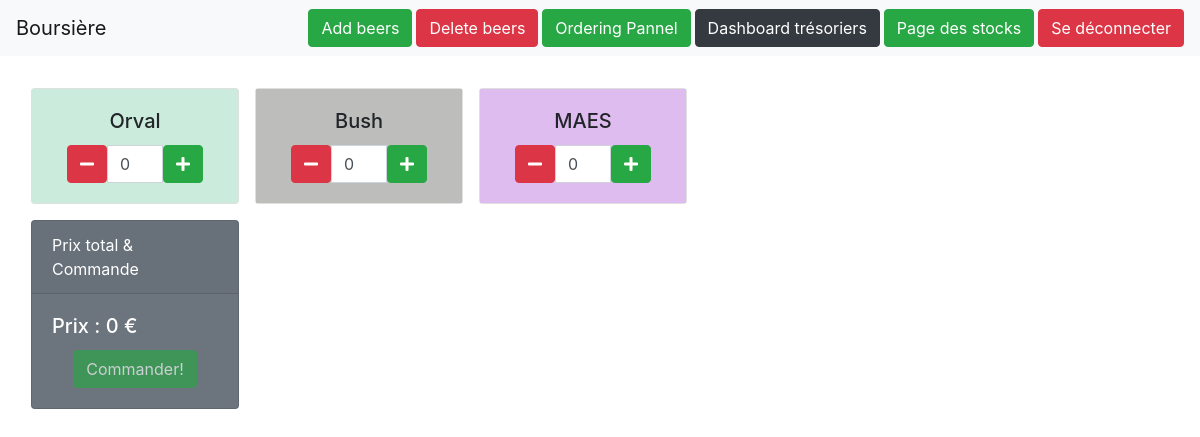
The app's page /beer_ordering/ (signed in) with its own data.
### Beer/models.py (models this page shows, shortened)
class Beer(models.Model):
    beer_name = models.CharField(max_length=100)
    price = models.FloatField(null=False)
    buy_price = models.FloatField(null=False)
    stock = models.IntegerField(null=False)
    coef_up = models.FloatField(null=False)
    coef_down = models.FloatField(null=False)
    coef_max = models.FloatField(null=False)
    q_qarder = models.IntegerField(null=False, default=0)
    q_current_qarder = models.IntegerField(null=False, default=0)
    alcohol_percentage = models.FloatField(null=False, default=0)
    bar = models.IntegerField(null=False, default=1)
    trend = models.CharField(max_length=10, default='EQUAL')
    out_of_stock = models.BooleanField(null=False, default=False)
    best_value = models.BooleanField(null=False, default=False)
    best_price = models.BooleanField(null=False, default=False)
    class Meta:
        permissions = (('show_tool_bar', 'Can show the toolbar'),
                        ('failsafe_mode', 'Can access to failsafe'),)

### Beer/views.py (the view)
# urls.py: path('beer_ordering/', BeerViews.beer_ordering_view, name='beer_ordering'),
@login_required
def beer_ordering_view(request):
    return render(request, 'ordering_beer_page.html', {'beers':BeerModel.objects.all(), 'history':History.objects.all()})

### Beer/templatetags/filter_extra.py (called while the page is built)
def rcolors(value):
    letters = 'B,C,D,E,F'.split(',');
    color = '#';
    while color in color_list:
        for i in range(6):
            color += letters[math.floor(random() * len(letters))]
    color_list.append(color)
    return color;

### templates/ordering_beer_page.html (shortened to what this page needs)
{%extends 'main_template.html' %}
{% load static %}
{%block content%}
<div class="container-fluid">
<div class="row">
  <div class="col-sm-8">
    {% include 'beer_card.html' with beers=beers%}
    <div class="card text-white bg-secondary mt-3 ml-3" style="max-width: 13rem;">
        <div class="card-header">Prix total & Commande</div>
        <div class="card-body">
            <h5 class="card-title" id="total_price">Prix : 0 €</h5>
            <div class="text-center">
        <div class="btn btn-success disabled" id="order_btn" onclick="make_order()">Commander!</div>
                </div>
        </div>
    </div>
</div>
      <div class="col-sm-4">
    {% include 'ordering_list.html' with history=history %}
  </div>
</div>
</div>
{%endblock%}

### templates/beer_card.html
{% load static %}
{% load filter_extra %}
<div class="row col-sm">
{% for beer in beers %}
    <div class="card ml-3 mt-3" style="width: 13rem;">
      <div class="card-body" style='background-color: {{beer.beer_name|rcolors}};'>
           <h5 class="card-title text-center">{{ beer.beer_name }}</h5>
        <div class="input-group col-sm-12">
          <span class="input-group-btn">
              <div class="btn btn-danger" onclick="minus({{ forloop.counter }}, '{{ beer.beer_name }}')">
                  <i class="fas fa-minus"></i>
              </div>
          </span>
          <input type="text" id="input{{ forloop.counter }}" class="form-control input-number" value="0" min="0">
          <span class="input-group-btn" onclick="plus({{ forloop.counter }}, '{{ beer.beer_name }}')">
              <button type="button" class="btn btn-success">
                  <i class="fas fa-plus"></i>
              </button>
          </span>
      </div>
      </div>
    </div>
{% endfor %}
</div>

### records on screen
Beer: beer_name "Orval"
Beer: beer_name "Bush"
Beer: beer_name "MAES"
